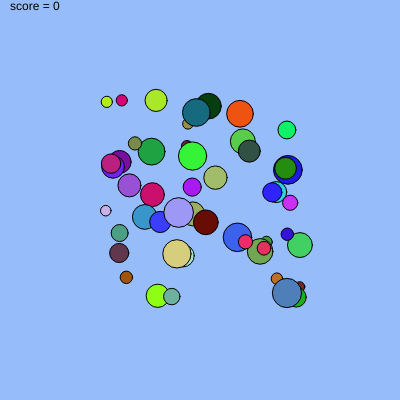
Frame 1 (no input)
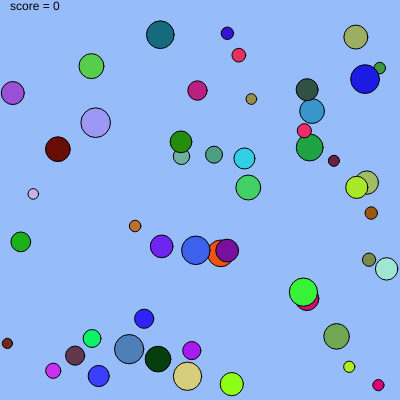
Frame 60 (no input)
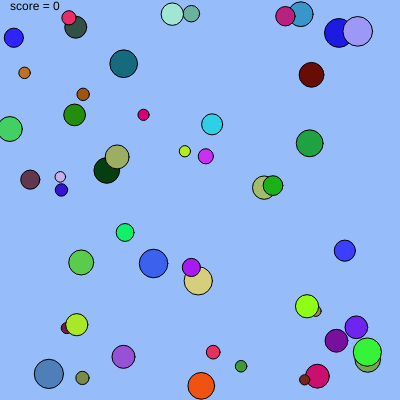
Frame 120 (the mouse pressed at the canvas centre since frame 60)

The p5.js sketch that drew these frames (run headless with seeded random() and noise() and a simulated clock; from frame 60 on, the mouse is pressed at the canvas centre):

// p5.js sketch
// ── sketch.js
let cirkels = [];
let punten = 0;

function setup() {
  createCanvas(400, 400);

  // ballen aanmaken
  for (let i = 0; i < 50; i++) {
    let c = {
      x: random(100, 300),
      y: random(100, 300),
      radius: random(10, 30),
      kleur: ([random(255), random(255), random(255)]),
      snelheidX: random(-5, 5),
      snelheidY: random(-5, 5)
    }
    cirkels.push(c);
  }
}

function draw() {
  background(151, 188, 250);

  // score bijhouden
  fill(0);
  text("score = " + punten, 10, 10,);

  // ballen tekenen en laten bewegen
  for (let i = 0; i < cirkels.length; i++) {
    let cirkel = cirkels[i];

    fill(cirkel.kleur);
    circle(cirkel.x, cirkel.y, cirkel.radius);
    cirkel.x += cirkel.snelheidX;
    cirkel.y += cirkel.snelheidY;

    // de ballen bouncen terug als de ballen de randen aanraken
    if (cirkel.x <= 10) {
      cirkel.snelheidX *= -1;
    }
    if (cirkel.x >= 390) {
      cirkel.snelheidX *= -1;
    }
    if (cirkel.y <= 10) {
      cirkel.snelheidY *= -1;
    }
    if (cirkel.y >= 390) {
      cirkel.snelheidY *= -1;
    }
  }
}

function mousePressed() {
  // punten krijgen als je op een bal klikt
  for (let i = 0; i < cirkels.length; i++) {
    let cirkel2 = cirkels[i];
    let afstandToMuis = dist(mouseX, mouseY, cirkel2.x, cirkel2.y);
    if (afstandToMuis <= cirkel2.radius) {
      punten += 1;
    }
  }
  if (punten == true) {
    cirkels = -500;
  }
}
